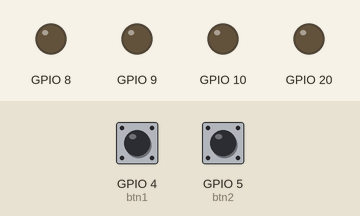
This program was run on a simulated Seeed XIAO ESP32-C3. Shown: output pins drawn as LEDs (lit = HIGH). Inputs (shaded band) come from the test bench; at power-on: GPIO 4 (btn1) HIGH, GPIO 5 (btn2) HIGH.

Above: at 1.2 s.
1.3 s: GPIO 4 (btn1) pulsed LOW 2 times (0.12 s each, 0.3 s apart)
At 2.5 s:
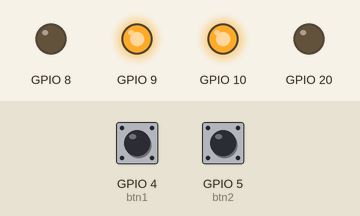
3.4 s: GPIO 4 (btn1) pulled LOW for 0.15 s
At 3.8 s:
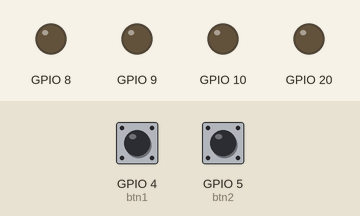
5.0 s: GPIO 5 (btn2) pulsed LOW 2 times (0.12 s each, 0.3 s apart)
At 6.5 s:
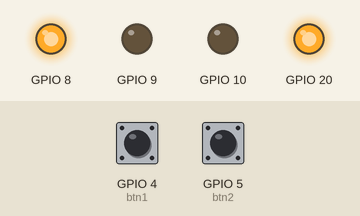
7.1 s: GPIO 5 (btn2) pulled LOW for 0.15 s
At 7.9 s:
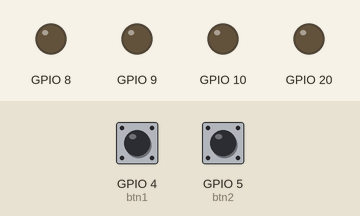
Timing chart, 0 to 9.7 s (numbered marks = the images above; inputs shaded):
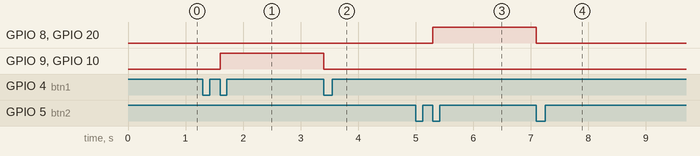

The program:

main.cpp
```cpp
/*
        _          _ ______ _____ _____
       (_)        | |  ____|  __ \_   _|
  _ __  ___  _____| | |__  | |  | || |
 | '_ \| \ \/ / _ \ |  __| | |  | || |
 | |_) | |>  <  __/ | |____| |__| || |_
 | .__/|_/_/\_\___|_|______|_____/_____|
 | |
 |_|

https://links.pixeledi.eu
DEVBoard LED Test | V1.0 | 07.2024

*/

#include "button.h"
#include "leds.h"
#include <Arduino.h>

leds led1(D10);
leds led2(D9);
leds led3(D8);
leds led4(D7);

Button btn1(D2);
Button btn2(D3);

void checkButtons() {
  switch (btn1.checkBTN()) {
  case 1:
    led1.turnOn();
    led2.turnOn();
    break;
  case 2:
    led1.turnOff();
    led2.turnOff();
    break;
  }

  switch (btn2.checkBTN()) {
  case 1:
    led3.turnOn();
    led4.turnOn();
    break;
  case 2:
    led3.turnOff();
    led4.turnOff();
    break;
  }
}

void setup() {
  // Serial.begin(115200);
  //  pinmodes Buttons werden in der Klasse gesetzt
}

void loop() { checkButtons(); }
```

button.cpp
```cpp
#include "button.h"
#include <Arduino.h>

Button::Button(int pin)
{
    btnPin = pin;
    state = LOW;
    pinMode(btnPin, INPUT_PULLUP);
}

void Button::start()
{
}

int Button::checkBTN()
{

    // return 0 = nothing to do
    // return 1 = short klick
    // return 2 = long klick
    result = 0;

    int prevState = state;
    state = digitalRead(btnPin);

    if (prevState == LOW && state == HIGH)
    {
        buttonclickedMS = millis();
        result = 0;
    }
    else if (prevState == HIGH && state == LOW)
    {
        // here comes the logic

        if (millis() - buttonclickedMS < 50)
        {
            // debounce area - nothing to do
            result = 0;
        }
        else if (millis() - buttonclickedMS > 50 && millis() - buttonclickedMS < 1000)
        {
            // Serial.println("short click");
            result = 1;
        }
        else if (millis() - buttonclickedMS >=
         1000)
        {
            // Serial.println("long click");
            result = 2;
        }

    }

    return result;
}
```

button.h
```cpp
#ifndef Button_h
#define Button_h

#include <Arduino.h>

class Button
{
protected:
    int btnPin;
    int state;
    int result;
    unsigned long buttonclickedMS;
    unsigned long buttonDownMS;

public:
    Button(int pin);
    void start();
    int checkBTN();
    bool isPressed();
};

#endif
```

leds.cpp
```cpp
#include "leds.h"
#include <Arduino.h>

leds::leds(int pin) {
  pinLED = pin;
  pinMode(pinLED, OUTPUT);
}

void leds::turnOn() {
  digitalWrite(pinLED, HIGH);
}

void leds::turnOff() {
  digitalWrite(pinLED, LOW);
}

// void leds::toggle() {
//   digitalWrite(pinLED, !digitalRead(pinLED));
// }

void leds::turnOffAfterDelay(int millisec, bool analogOff) {
  unsigned long currentMillis = millis();
  if (currentMillis - previousMillisAusschalten <= (millisec)) {
    // kein zurücksetzen von previousmillis
    // Dieser Abschnitt soll nur 1x pro Aufruf ausgeführt werden.

    // man könnte mit dieser Funktion auch die LED einschalten...
    // digitalWrite(pinLED, HIGH);
  } else {
    turnOff();
  }
}

void leds::fadeOn(int millisec) {
  unsigned long currentMillis = millis();

  if (currentMillis - previousMillisFadeOn >= millisec) {
    previousMillisFadeOn = currentMillis;

    if (brightness <= 255) {

      digitalWrite(pinLED, HIGH);
      delayMicroseconds(brightness);
      digitalWrite(pinLED, LOW);
      delayMicroseconds(255 - brightness);
      brightness += fadeAmount;
    } else {
      digitalWrite(pinLED, LOW);
      delayMicroseconds(255);
    }
  }
}

void leds::pulsate(int delay_ms) {

    unsigned long currentMillis = millis();

  if (currentMillis - previousMillisPulsate >= delay_ms) {
    previousMillisPulsate = currentMillis;

    brightness += fadeDirection * fadeAmount;

    // Reverse the fade direction when reaching brightness limits
    if (brightness <= 0 || brightness >= 255) {
      fadeDirection = -fadeDirection;
    }

    digitalWrite(pinLED, HIGH);
    delayMicroseconds(brightness);
    digitalWrite(pinLED, LOW);
    delayMicroseconds(255 - brightness);
  } else {
    digitalWrite(pinLED, LOW);
    delayMicroseconds(255);
  }
}
```

leds.h
```cpp
#ifndef leds_h
#define leds_h

#include <Arduino.h>

class leds {
    //kein digitalWrite und analogWrite während eines Funktionsablaufs mixen!
  private:
    int pinLED;
    int brightness=0;
    int fadeAmount=5;
    int fadeDirection=1;
    bool pulsateMode=true;
    unsigned long previousMillis = 0;
    unsigned long previousMillisAusschalten = 0;
    unsigned long previousMillisPulsate=0;
    unsigned long previousMillisFadeOn=0;
    unsigned long previousMillisFadeOff=0;

  public:
    leds(int pin);
    void turnOn();
    void turnOff();
    void fadeOn(int millisec);
    void toggle();
    void flash(int delay_ms);
    void turnOffAfterDelay(int millisec, bool analogOff);
    void pulsate(int delay_ms);
    void setPulsateMode(bool val);
};

#endif
```

Measured:
- after the input at 1.3 s, GPIO 9, GPIO 10: LOW → HIGH after 0.30 s
- after the input at 3.4 s, GPIO 9, GPIO 10: HIGH → LOW at once
- after the input at 5.0 s, GPIO 8, GPIO 20: LOW → HIGH after 0.30 s
- after the input at 7.1 s, GPIO 8, GPIO 20: HIGH → LOW at once
